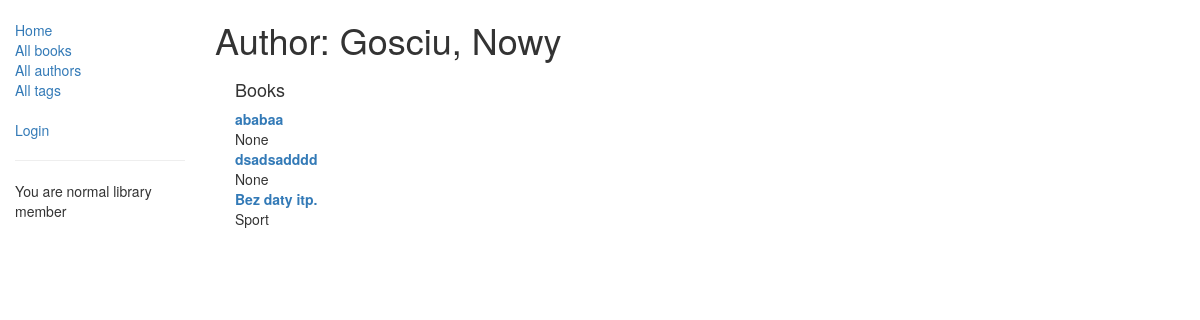
The page /libraryapp/authors/8 on the database its author committed.
### libraryapp/models.py (models this page shows, shortened)
class Author(models.Model):
    first_name = models.CharField(max_length=100)
    last_name = models.CharField(max_length=100)
    class Meta:
        ordering = ["last_name","first_name"]
    def __str__(self):
        return '{0}, {1}'.format(self.last_name,self.first_name)

class Book(models.Model):
    title = models.CharField(max_length=200)
    author = models.ForeignKey('Author', on_delete=models.SET_NULL, null=True)
    summary = models.TextField(max_length=1000, help_text='Enter a brief description of the book', blank=True)
    tag = models.ManyToManyField(Tag, help_text='Select a tags for this book', blank=True)
    genre = models.ForeignKey('Genre', on_delete=models.SET_NULL, null=True, blank=True)
    language = models.ForeignKey('Language', on_delete=models.SET_NULL, null=True, blank=True)
    formats = (
    	('p', 'Paperback'),
    	('e', 'Ebook'),
    	('a', 'Audiobook'),
    	)
    book_format = models.CharField(max_length=1, choices=formats, blank=True, default='p', help_text='Book format')
    read_date = models.DateField(help_text='Enter a read date in the past', null=True, blank=True)
    class Meta:
        ordering = ['-id']
    def __str__(self):
        return self.title

class Genre(models.Model):
    name = models.CharField(max_length=200, help_text="Enter a one book genre (e.g. Finances, Sport, Health etc.)")
    class Meta:
        ordering = ['-id']
    def __str__(self):
        return self.name

### libraryapp/views.py (the view)
# urls.py: path('authors/<int:pk>', views.AuthorDetailView.as_view(), name='author-detail'),
class AuthorDetailView(generic.DetailView):
    model = Author

### libraryapp/templates/libraryapp/author_detail.html (shortened to what this page needs)
{% extends "base_generic.html" %}
{% block content %}
	<h1>Author: {{ author }} </h1>
	<div style="margin-left:20px;margin-top:20px">
	<h4>Books</h4>
	<dl>
	{% for book in author.book_set.all %}
	  <dt><a href="{% url 'book-detail' book.pk %}">{{book}}</a>
	  <dd>{{book.genre}}</dd>
	{% endfor %}
	</dl>
	</div>
{% endblock %}

### rows shown on the page
Author: last_name+first_name "Gosciu, Nowy"
Book: title "ababaa", genre "None"
Book: title "dsadsadddd", genre "None"
Book: title "Bez daty itp.", genre "Sport"
